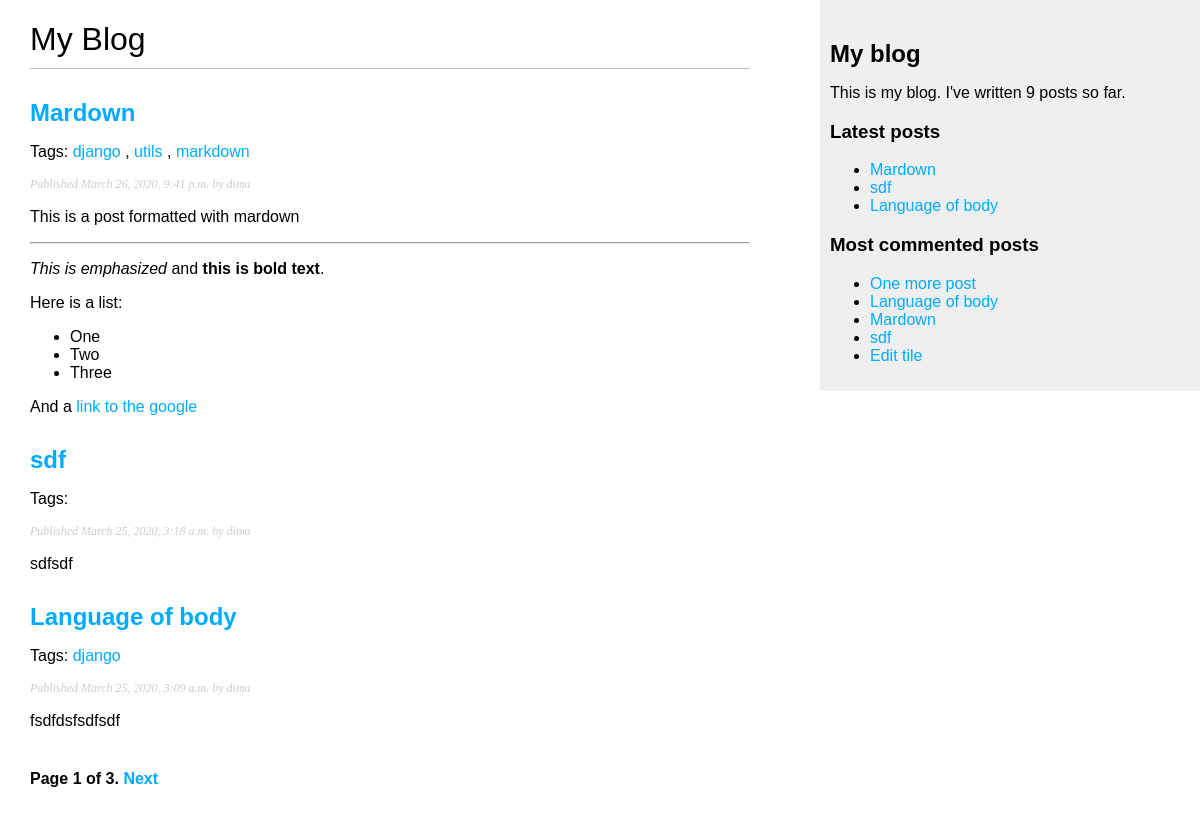
Screenshot of /blog/ with the database file from the repository.
### blog/models.py (models this page shows, shortened)
class Post(models.Model):
    tags = TaggableManager()
    STATUS_CHOISES = (
        ('draft', 'Draft'),
        ('published', 'Published'),
    )
    User = get_user_model()
    title = models.CharField(max_length=250)
    slug = models.SlugField(max_length=250,
                            unique_for_date='publish')
    author = models.ForeignKey(User,
                               on_delete=models.CASCADE,
                               related_name='blog_posts')
    body = models.TextField()
    publish = models.DateTimeField(default=timezone.now)
    created = models.DateTimeField(auto_now_add=True)
    updated = models.DateTimeField(auto_now=True)
    status = models.CharField(max_length=10,
                              choices=STATUS_CHOISES,
                              default='draft')
    objects = models.Manager()  # Default manager
    published = PublishedManager()  # Custom manager
    class Meta:
        ordering = ('-publish', )
    def get_absolute_url(self):
        return reverse('blog:post_detail',
                       args=[self.publish.year,
                             self.publish.month,
                             self.publish.day,
                             self.slug])

### users/models.py (models this page shows)
class CustomUser(AbstractUser):
    pass

### blog/views.py (the view)
# urls.py: path('', views.post_list, name='post_list'),
def post_list(request, tag_slug=None):
    object_list = Post.published.all()
    tag = None
    if tag_slug:
        tag = get_object_or_404(Tag, slug=tag_slug)
        object_list = object_list.filter(tags__in=[tag])
    paginator = Paginator(object_list, 3) # 3 posts in each page
    page = request.GET.get('page')
    try:
        posts = paginator.page(page)
    except PageNotAnInteger:
        posts = paginator.page(1)
    except EmptyPage:
        posts = paginator.page(paginator.num_pages)
    return render(request,
                  'blog/post/list.html',
                  {'page': page,
                   'posts': posts,
                   'tag': tag})

### blog/models.py (called while the page is built)
    def get_queryset(self):
        return super().get_queryset().filter(status='published')

### blog/templatetags/blog_tags.py (called while the page is built)
@register.simple_tag
def total_posts():
    return Post.published.count()

@register.inclusion_tag('blog/post/latest_posts.html')
def show_latest_posts(count=5):
    latest_posts = Post.published.order_by('-publish')[:count]
    return {'latest_posts': latest_posts}

@register.simple_tag
def get_most_commented_posts(count=5):
    return Post.published.annotate(
        cnt_comments=Count('comments', filter=Q(comments__active=True))
        ).order_by('-cnt_comments', '-publish')[:count]

@register.filter(name='markdown')
def markdown_format(text):
    return mark_safe(markdown.markdown(text))

### blog/templates/blog/post/list.html (shortened to what this page needs)
{% extends "blog/base.html" %}
{% load blog_tags %}
{% block content %}
  <h1>My Blog</h1>
  {% for post in posts %}
      <h2>
      <a href="{{ post.get_absolute_url }}">
        {{ post.title }}
      </a>
    </h2>
      <p class="tags">
          Tags:
          {% for tag in post.tags.all %}
              <a href="{% url "blog:post_list_by_tag" tag.slug %}">{{ tag.name }}</a>
              {% if not forloop.last %}, {% endif %}
          {% endfor %}
      </p>
    <p class="date">
      Published {{ post.publish }} by {{ post.author }}
    </p>
    {{ post.body|markdown|truncatewords_html:30 }}
  {% endfor %}
    {% include 'pagination.html' with page=posts %}
{% endblock %}

### blog/templates/blog/base.html (shortened to what this page needs)
{% load static %}
{% load blog_tags %}
<!DOCTYPE html>
<html>
<head>
  <link href="{% static "css/blog.css" %}" rel="stylesheet">
</head>
<body>
  <div id="content">
    {% block content %}
    {% endblock %}
  </div>
  <div id="sidebar">
    <h2>My blog</h2>
      <p>This is my blog. I've written {% total_posts %} posts so far.</p>
      <h3>Latest posts</h3>
      {% show_latest_posts 3 %}
      <h3>Most commented posts</h3>
      {% get_most_commented_posts as most_commented_posts %}
      <ul>
          {% for post in most_commented_posts %}
            <li><a href="{{ post.get_absolute_url }}">{{ post.title }}</a></li>
          {% endfor %}
      </ul>
  </div>
</body>
</html>

### blog/templates/blog/post/latest_posts.html
<ul>
    {% for post in latest_posts %}
        <li><a href="{{ post.get_absolute_url }}">{{ post.title }}</a></li>
    {% endfor %}
</ul>

### blog/static/css/blog.css (style rules this page uses)
body { margin:0; padding:0; font-family:helvetica, sans-serif; }
a { color:#00abff; text-decoration:none; }
h1 { font-weight:normal; border-bottom:1px solid #bbb; padding:0 0 10px 0; }
h2 { font-weight: bold; margin:30px 0 10px 0; }
#content { float:left; width:60%; padding:0 0 0 30px; }
#sidebar { float:right; width:30%; padding:10px; background:#efefef; height:100%; }
p.date { color:#ccc; font-family: georgia, serif; font-size: 12px; font-style: italic; }

### rows the page displays
Post: title "Mardown", publish "March 26, 2020, 9:41 p.m.", author "dima", body "This is a post formatted with mardown This is emphasized and this is bold text . Here is a list: One Two Three And a link to the google"
Tag: name "django"
Tag: name "utils"
Tag: name "markdown"
Post: title "sdf", publish "March 25, 2020, 3:18 a.m.", author "dima", body "sdfsdf"
Post: title "Language of body", publish "March 25, 2020, 3:09 a.m.", author "dima", body "fsdfdsfsdfsdf"
Post: title "One more post"
Post: title "Edit tile"

### other values shown
{{ page.number }} "1"
{{ page.paginator.num_pages }} "3"
